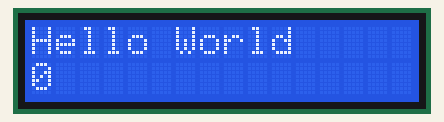
Recording of a sketch running on a simulated Arduino Uno, built with avr-gcc and run on an emulated ATmega328P. On the bench: 16×2 character LCD.

Above: at 0.1 s.
At 4.1 s:
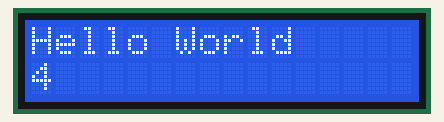
At 9.1 s:
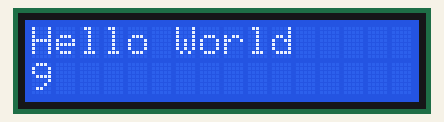
At 19.1 s:
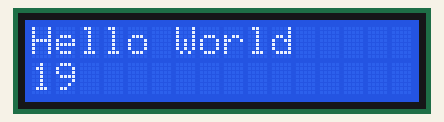
At 29.1 s:
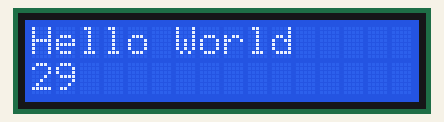
At 39.1 s:
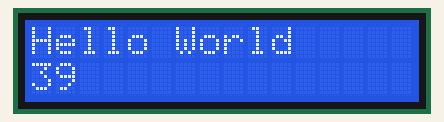

The sketch:

Hello_world_LCD_backpack_Talia_Moore.ino
```cpp
//Hello world LCD backpack Talia Moore.ino
#include <Wire.h>
#include <LiquidCrystal_I2C.h>
LiquidCrystal_I2C lcd(0x3F,16,2);


void setup() {
 lcd.init();
 lcd.backlight();
 lcd.print("Hello World");
}

void loop() {
Serial.println("Starting");
 lcd.setCursor(0,1);
 lcd.print(millis()/1000);
 }
```

Measured:
- what the display in image 1 shows lasts 1.0 s, from 4.0 s to 5.0 s
